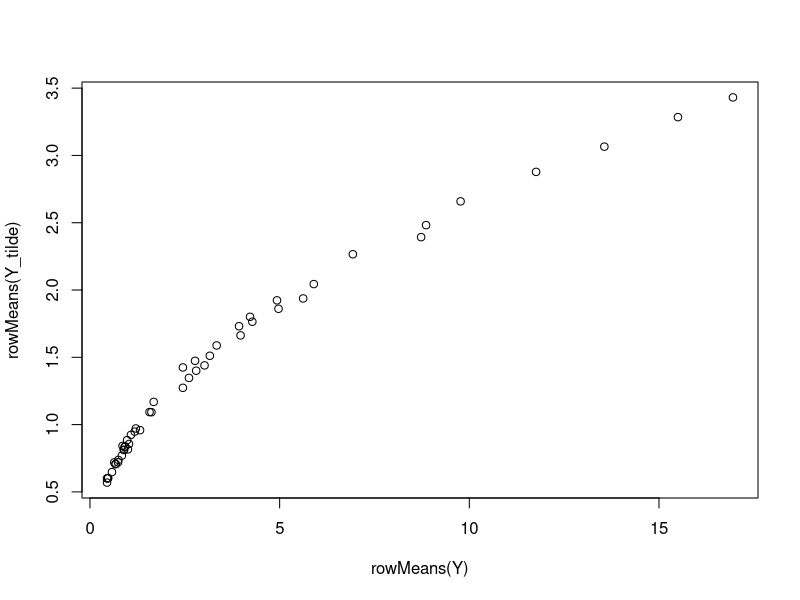
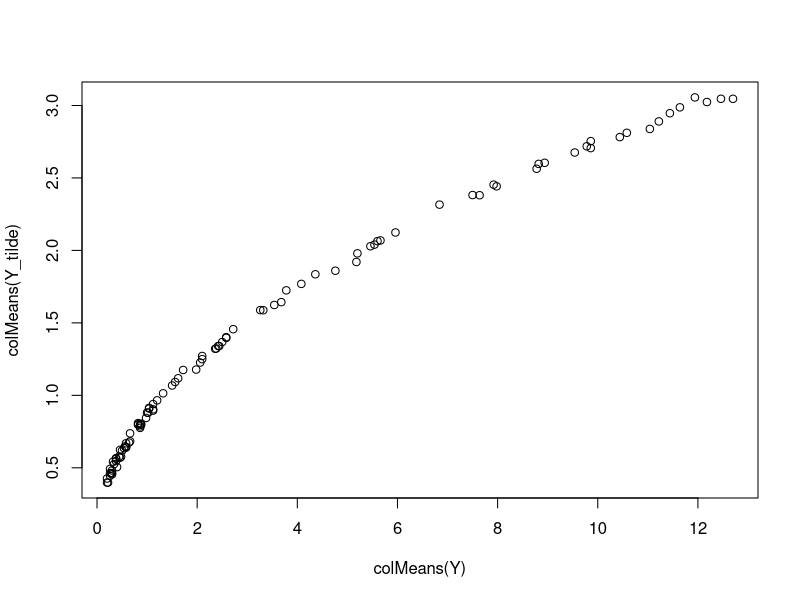
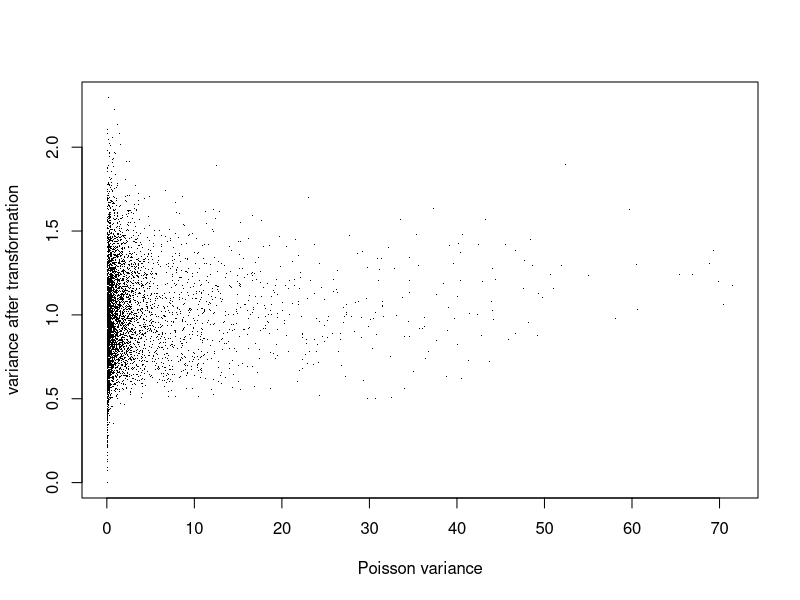
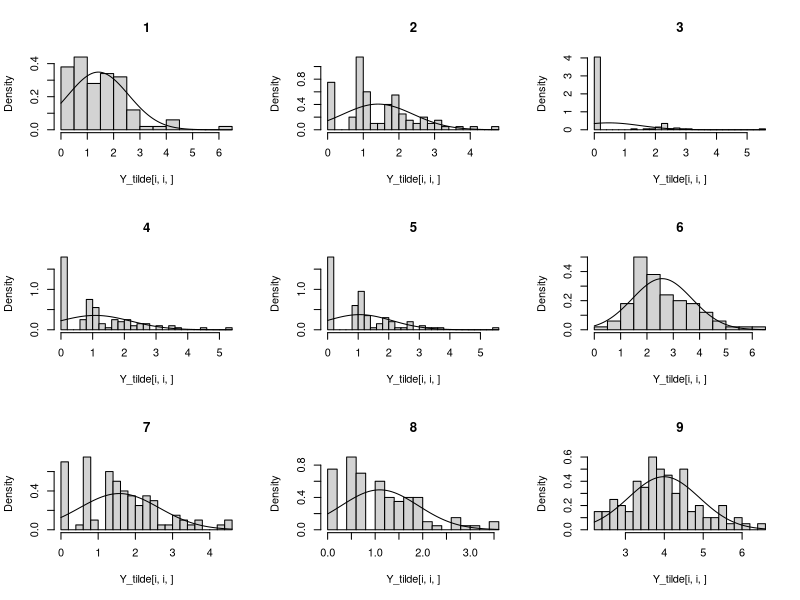
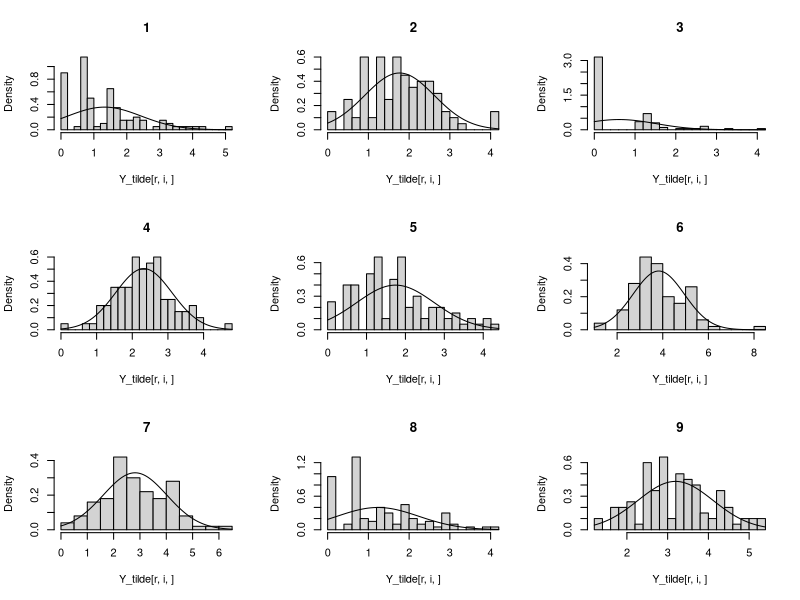
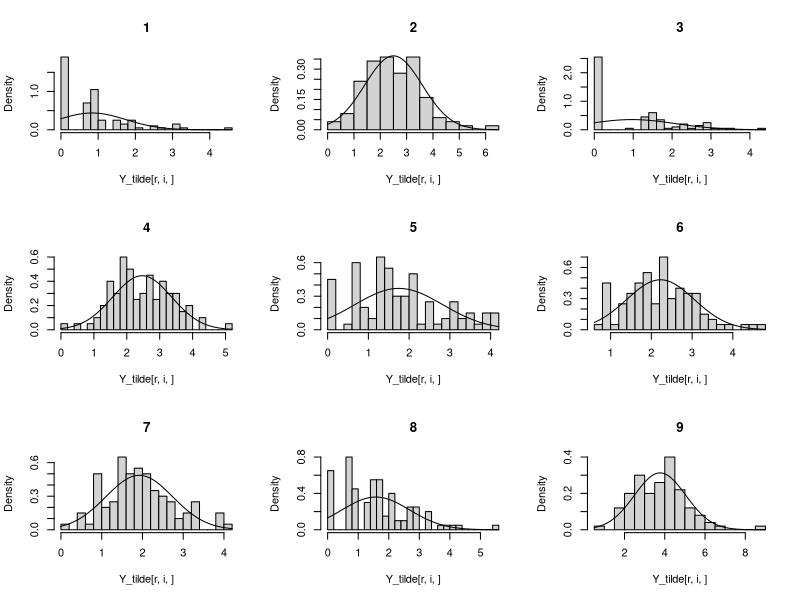

R code for these plots, in order:
## ---- chunk 1
#'@param A nonnegative matrix
#'@param rs target row sums, a vector of length m
#'@param cs target col sums, a vector of length n
#'@param tol tol to stop the iterations
Sinkhorn_Knopp = function(A,rs=NULL,cs=NULL,tol=1e-5,maxiter=100){
  
  m = nrow(A)
  n = ncol(A)
  
  if(is.null(rs)){
    rs = rep(n,m)
  }
  if(is.null(cs)){
    cs = rep(m,n)
  }
  
  x = rep(1,m)
  y = rep(1,n)
  
  
  niter = 0
  while(niter<=maxiter) {
    Ax = c(crossprod(A,x))
    if(max(abs(y*Ax))<= tol){
      break
    }
    y = cs/Ax
    Ay = c(A%*%y)
    x = rs/Ay
    #if(max(abs(x*Ay-rs))<=tol & max(abs(y*c(crossprod(A,x))-cs))<= tol){
    #  break
    #}
    niter = niter + 1
  }
  
  return(list(x=x,y=y))
  
}

# example in Appendix C.2
m = 50
n = 100
X = matrix(runif(m*n,1,2),nrow=m,ncol=n)
X = t(t(X*exp(runif(m,-2,2)))*exp(runif(n,-2,2)))
Y = matrix(rpois(m*n,X),nrow=m,ncol=n)

out = Sinkhorn_Knopp(Y,tol=1e-11)
d = diag(c((out$x)))%*%Y%*%diag(c((out$y)))
rowSums(d)
colSums(d)
## ---- chunk 2
Y_tilde = diag(c(sqrt(out$x)))%*%Y%*%diag(c(sqrt(out$y)))
plot(rowMeans(Y),rowMeans(Y_tilde))
plot(colMeans(Y),colMeans(Y_tilde))
## ---- chunk 3
set.seed(12345)
Y_tilde = array(dim=c(m,n,100))
for(i in 1:100){
  Y = matrix(rpois(m*n,X),nrow=m,ncol=n)
  out = Sinkhorn_Knopp(Y,tol=1e-11)
  Y_tilde[,,i] = diag(c(sqrt(out$x)))%*%Y%*%diag(c(sqrt(out$y)))
}
## ---- chunk 4
plot(X,apply(Y_tilde,c(1,2),var),xlab = 'Poisson variance', ylab = 'variance after transformation',pch='.')
## ---- chunk 5
par(mfrow=c(3,3))
for(i in 1:9){
  print(X[i,i])
  hist(Y_tilde[i,i,],breaks = 20,freq = F,main=paste(i))
  x = seq(range(Y_tilde[i,i,])[1],range(Y_tilde[i,i,])[2],length.out = 100)
  curve(dnorm(x,mean=mean(Y_tilde[i,i,]),sd=sd(Y_tilde[i,i,])), add=TRUE)
}

for(i in 1:9){
  r = 30
  print(X[r,i])
  hist(Y_tilde[r,i,],breaks = 20,freq = F,main=paste(i))
  x = seq(range(Y_tilde[r,i,])[1],range(Y_tilde[r,i,])[2],length.out = 100)
  curve(dnorm(x,mean=mean(Y_tilde[r,i,]),sd=sd(Y_tilde[r,i,])), add=TRUE)
}

for(i in 1:9){
  r = 40
  print(X[r,i])
  hist(Y_tilde[r,i,],breaks = 20,freq = F,main=paste(i))
  x = seq(range(Y_tilde[r,i,])[1],range(Y_tilde[r,i,])[2],length.out = 100)
  curve(dnorm(x,mean=mean(Y_tilde[r,i,]),sd=sd(Y_tilde[r,i,])), add=TRUE)
}
